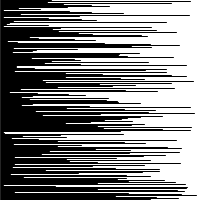
Frame 1 (no input)
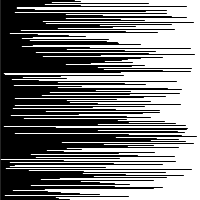
Frame 60 (the mouse pressed at the canvas centre just before this capture)
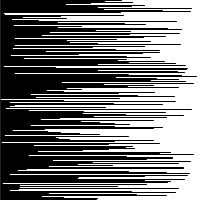
Frame 120 (the mouse held since frame 60 and released just before this capture)

The Processing sketch that drew these frames (run headless with seeded random() and noise(); from frame 60 on, the mouse is pressed at the canvas centre):

// Processing sketch: processing_68357
// ── processing_68357.pde

float[] tableau;
int index;

void setup() {  //setup function called initially, only once
  size(200, 200);
  
  tableau = new float[200];
  
  for ( int i =0; i < 200;i++) {
   tableau[i] = random(0,200);
  }
}

void draw() {  //draw function loops 
 background(255);

  tableau[index] =  random(0,200);
  index = ( index + 1 ) % 200;

  for ( int i =0; i < 200;i++) {
   int offset = (i + index) % 200;
   line( 0, i, tableau[offset], i );
  }
  
  
}
